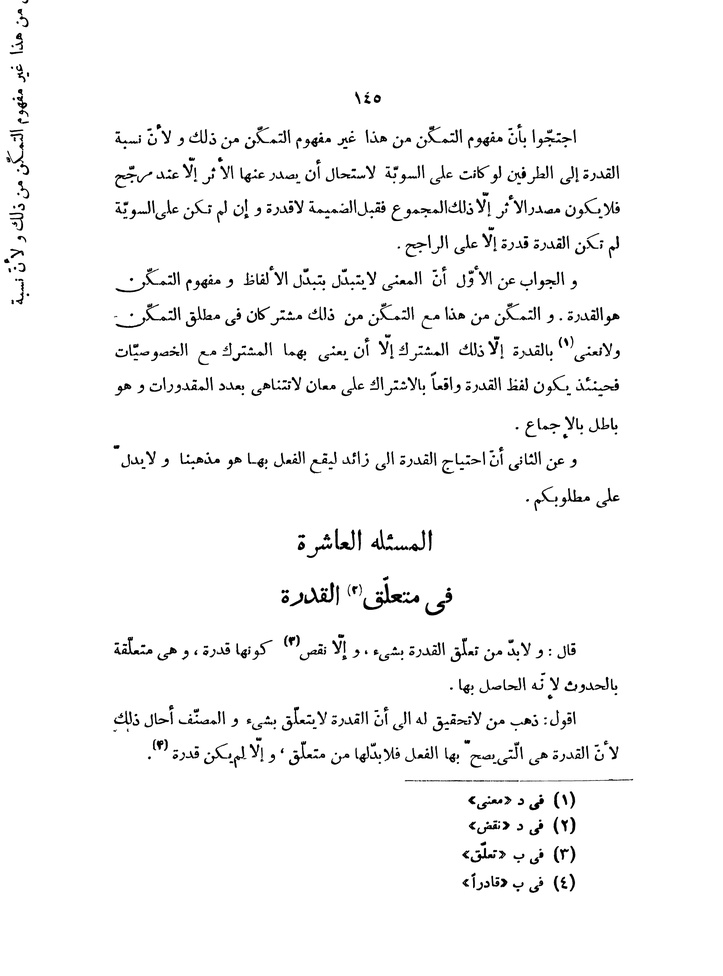
#> input picture text_find_unrotated_lines/samples/11.jpg, 723 x 976 px, shrunk from 4217 x 5697 before the run
$ python -i find_wasted_round_area_in_documents.py   (imports and definitions only)
#> lines starting #> are read from the running program, lines starting #| are printed output that depends on the picture; after the words box and inside, x2 and y2 are one past the last pixel; in counts of white or black regions, pixels touching at a corner belong together
# zeinab Taghavi
#
# its better image be threshed once before usage
# 1 - we need dpi for slicing image
# 2 - use erod nad then dilate in order to clear small noises
# 3 - by semi-histogram way we want to find wasted areas
#


import cv2
import numpy as np
from lxml import etree
import pytesseract
from PIL import Image

def find_wasted_round_area_in_documents(img_file):

#> called with img_file = 'text_find_unrotated_lines/samples/11.jpg'
    img = cv2.imread(img_file)
#> img is the input picture: shape (976, 723, 3); min 0, max 255, mean 246.9
    gray = cv2.cvtColor(img, cv2.COLOR_BGR2GRAY)

    # 1 - we need dpi for slicing image
    imgPIL = Image.open(img_file)
    dpi = (300, 300)  # default is (300 , 300)
    if 'dpi' in imgPIL.info.keys():
        dpi = imgPIL.info['dpi']
    del imgPIL

    # 2 - use erod nad then dilate in order to clear small noises
    gray_env = cv2.bitwise_not(gray)
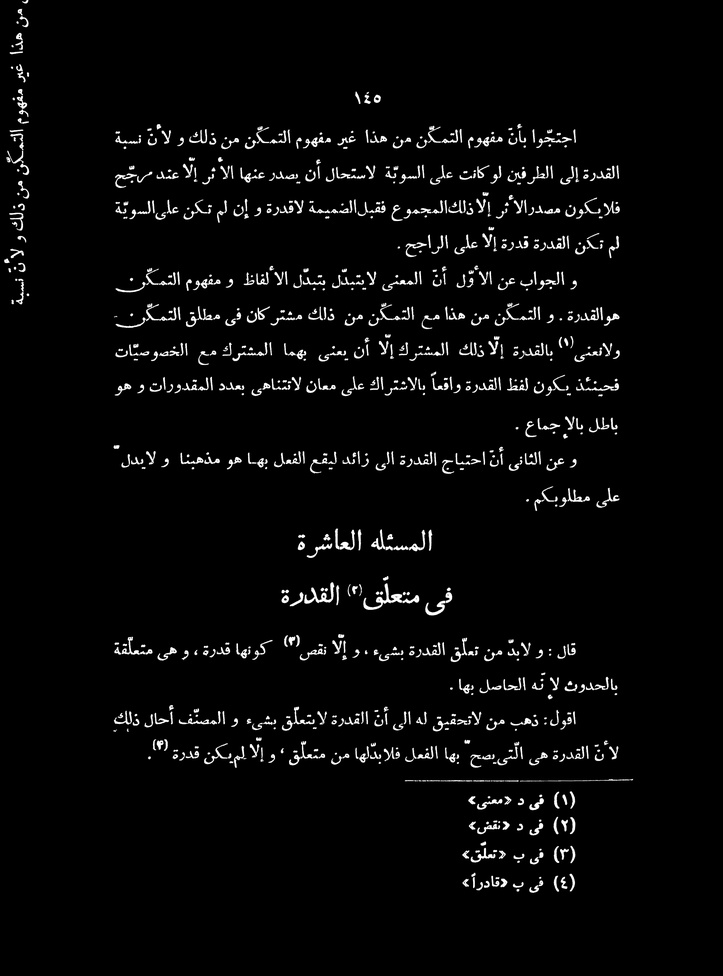
#> gray_env: shape (976, 723); min 0, max 255, mean 8.1
    kernel_erod = np.ones((10,10),np.uint8)
    gray_env_erod = cv2.erode(gray_env , kernel_erod , iterations=1)
#> gray_env_erod: shape (976, 723); every value is 0

    kernel_dilate = np.ones((15,15),np.uint8)
    gray_env_dilate = cv2.dilate(gray_env_erod , kernel_dilate , iterations=2)

    # 3 - by semi-histogram way we want to find wasted areas

    slice = int(dpi[0]/20)
    cv2.imwrite('find_wasted_round_area_in_documents_1_inv.jpg', gray_env_dilate)

    poly = np.zeros((int(gray_env_dilate.shape[0] / slice), int(gray_env_dilate.shape[1] / slice), 1), np.uint8)
    poly.fill(0)
#> poly: shape (65, 48, 1); every value is 0
    pices = (int(gray_env_dilate.shape[0] / slice), int(gray_env_dilate.shape[1] / slice))
#> pices = (65, 48)
    for y in range(pices[0]):
        for x in range(pices[1]):
            poly[y, x] = np.mean(gray_env_dilate[(y * slice):((y + 1) * slice), (x * slice):((x + 1) * slice)])
    _, poly = cv2.threshold(poly, 10, 255, cv2.THRESH_BINARY)
    cv2.imwrite('find_wasted_round_area_in_documents_2_poly_1.jpg', poly)

    poly[0:5, :] = 255
    poly[poly.shape[0] - 5: poly.shape[0], :] = 255
    poly[:, 0:5] = 255
    poly[:, poly.shape[1] - 5:poly.shape[1]] = 255
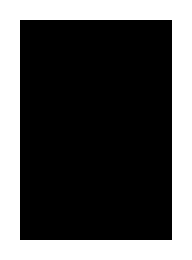
#> poly: shape (65, 48) (shown 4 times larger); 33% white; 1 white region, box (x1, y1, x2, y2) and area: (0, 0, 48, 65) 1030
    h, w = poly.shape[:2]
#> h = 65; w = 48
    mask = np.zeros((h + 2, w + 2), np.uint8)
    cv2.floodFill(poly, mask, (0, 0), 0)

    cv2.imwrite('find_wasted_round_area_in_documents_3_poly_2_floodfill.jpg', poly)
    poly2 = np.zeros((int(gray_env_dilate.shape[0] / slice), int(gray_env_dilate.shape[1] / slice), 1), np.uint8)
    poly2.fill(0)
    for y in range(2, pices[0] - 2):
        for x in range(2, pices[1] - 2):
            if (np.mean(poly[y - 2:y + 3, x - 2:x + 3]) > 20):
                poly2[y - 2:y + 3, x - 2:x + 3] = 255
            else:
                poly2[y, x] = 0

    cv2.imwrite('find_wasted_round_area_in_documents_4_poly2.jpg', poly2)


    del poly
    poly3 = np.zeros((int(gray_env_dilate.shape[0]), int(gray_env_dilate.shape[1]), 1), np.uint8)
    poly3.fill(0)
    for y in range(0, pices[0]):
        for x in range(0, pices[1]):
            poly3[(y * slice):((y + 1) * slice), (x * slice):((x + 1) * slice)] = poly2[y, x]

    cv2.imwrite('find_wasted_round_area_in_documents_5_poly3.jpg', poly3)
    del poly2

    gray_img = cv2.cvtColor(img , cv2.COLOR_BGR2GRAY)
    no_waisted_area = cv2.bitwise_not(poly3)
#> no_waisted_area: shape (976, 723); every value is 255
    no_waisted_area_on_source = cv2.bitwise_or(gray_img, no_waisted_area)

    cv2.imwrite('find_wasted_round_area_in_documents_6_no_waisted_area.jpg', no_waisted_area_on_source)

# [6 lines not run here, left out]

>>> result = find_wasted_round_area_in_documents('text_find_unrotated_lines/samples/11.jpg')

$ run again, on text_find_unrotated_lines/samples/21.jpg
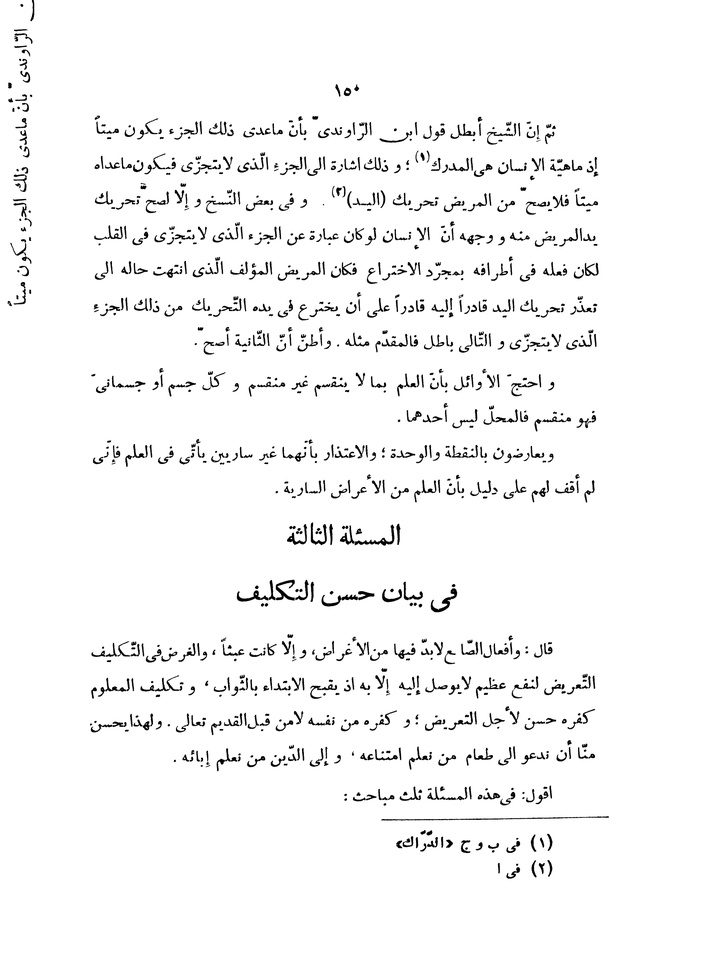
#> input picture text_find_unrotated_lines/samples/21.jpg, 723 x 976 px, shrunk from 4222 x 5695 before the run
#> in find_wasted_round_area_in_documents, img is the input picture: shape (976, 723, 3); min 0, max 255, mean 246.4
#> in find_wasted_round_area_in_documents, `gray_env = cv2.bitwise_not(gray)`:
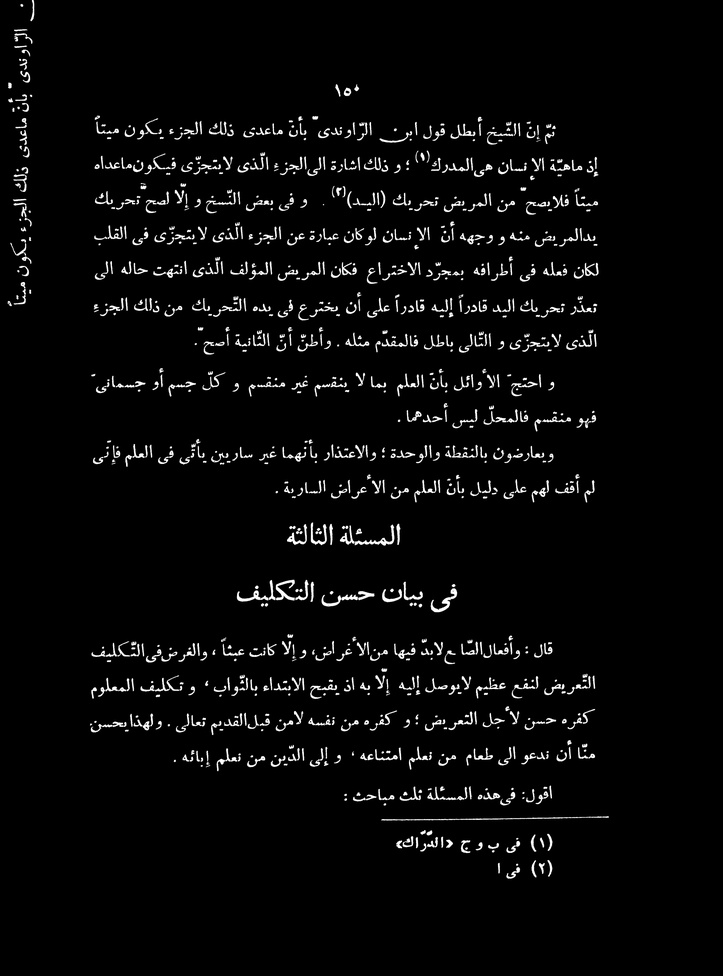
#> gray_env: shape (976, 723); min 0, max 255, mean 8.6
#> gray_env_erod: shape (976, 723); every value is 0
#> no_waisted_area: shape (976, 723); every value is 255
